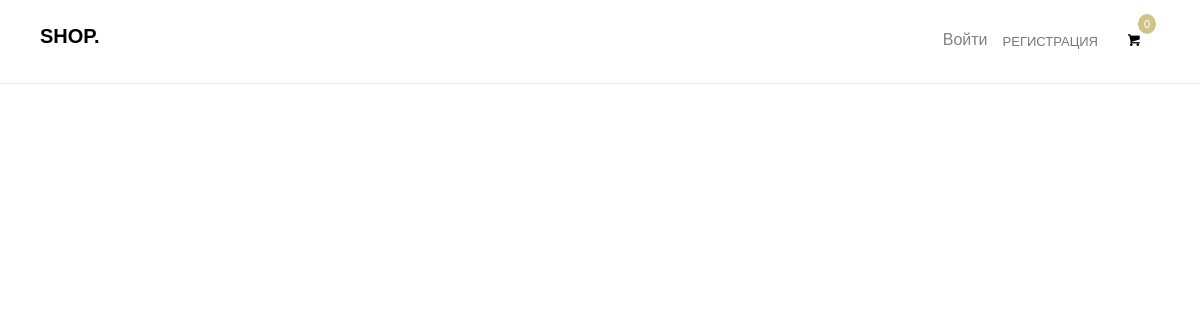
The app's page /cat, older data.
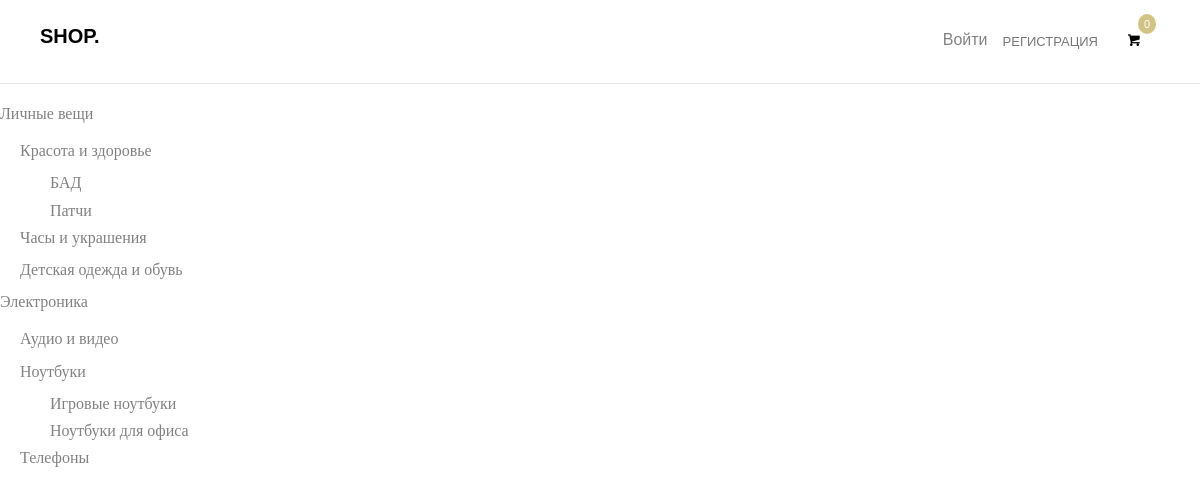
The same page, newer data.
### main_app/main_app/models.py (models this page shows, shortened)
class Category(models.Model):
    name = models.CharField(max_length=100)
    parent = models.ForeignKey('self',  blank=True, null=True, on_delete=models.CASCADE)
    level = models.IntegerField(default=0, db_index=True)
    class Meta:
        verbose_name = 'Категория'
        verbose_name_plural = 'категории'

### main_app/main_app/views.py (the view)
# urls.py: path('cat', views.cat, name='cat'),
def cat(request):
    cat_1 = list()
    cat_2 = list()
    cat_3 = list()
    cat_1 = Category.objects.filter(level=0)
    cat_2 = Category.objects.filter(level=1)
    cat_3 = Category.objects.filter(level=2)
    template = loader.get_template('../templates/main_app/cat.html')
    return HttpResponse(template.render(locals()))

### templates/main_app/cat.html (shortened to what this page needs)
{% extends 'main_app/base.html' %}
{% block content %}
    <div style="height: 100px"></div>
    {% for cat1 in cat_1 %}
        <p style=" margin: 0 0 10px 0">{{ cat1.name }}</p>
        {% for cat2 in cat_2 %}
            {% if cat2.parent_id == cat1.id%}
                <p style="margin: 0 0 5px 20px">{{ cat2.name }}</p>
                {% for cat3 in cat_3 %}
                    {% if cat3.parent_id == cat2.id%}
                    <p style="margin: 0 0 0 50px">{{ cat3.name }}</p>
                    {% endif %}
                {% endfor %}
            {% endif %}
        {% endfor %}
    {% endfor %}
{% endblock %}

Row changes from the older to the newer data that the page shows:
added Category: name "Личные вещи"
added Category: name "Красота и здоровье", shown under "Личные вещи"
added Category: name "БАД", shown under "Красота и здоровье"
added Category: name "Патчи", shown under "Красота и здоровье"
added Category: name "Часы и украшения", shown under "Личные вещи"
added Category: name "Детская одежда и обувь", shown under "Личные вещи"
added Category: name "Электроника"
added Category: name "Аудио и видео", shown under "Электроника"
added Category: name "Ноутбуки", shown under "Электроника"
added Category: name "Игровые ноутбуки", shown under "Ноутбуки"
added Category: name "Ноутбуки для офиса", shown under "Ноутбуки"
added Category: name "Телефоны", shown under "Электроника"
